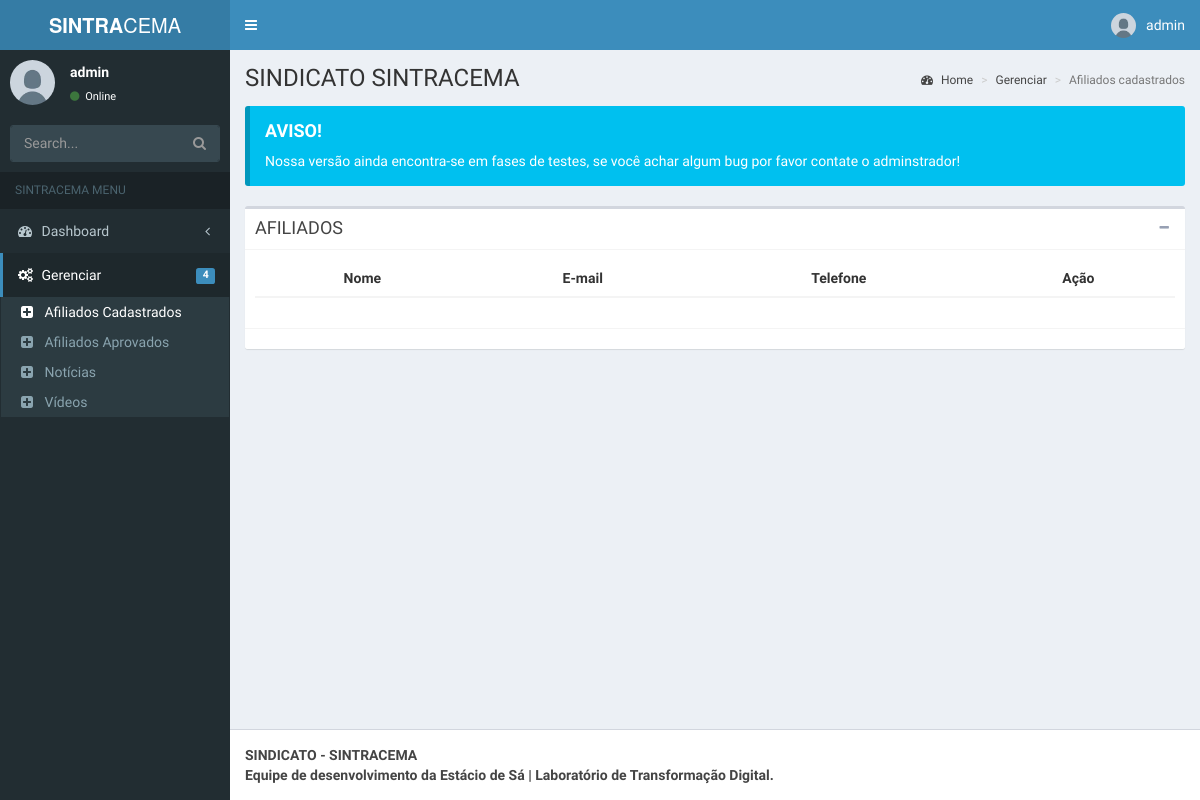
Before: /admin/pages/layout/afiliados.php (signed in) with the older database file.
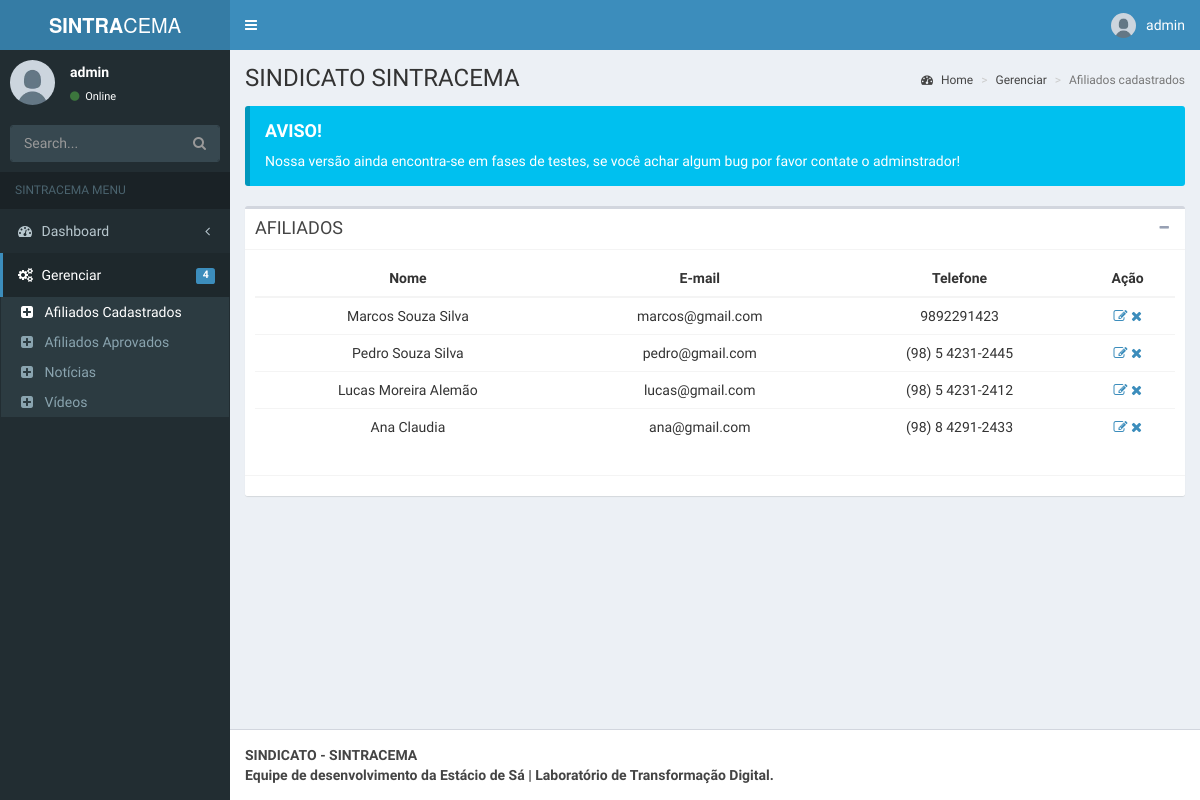
After: the same page with the newer database file.
### tables this page shows
CREATE TABLE `filiais` (
  `id` int(11) NOT NULL,
  `id_aprovacao` int(11) UNSIGNED NOT NULL,
  `nome` varchar(100) DEFAULT NULL,
  `email` varchar(150) NOT NULL,
  `id_endereco` int(11) UNSIGNED NOT NULL,
  `nacionalidade` varchar(20) DEFAULT NULL,
  `naturalidade` varchar(30) DEFAULT NULL,
  `escolaridade` varchar(20) DEFAULT NULL,
  `cursos` varchar(255) NOT NULL,
  `estado_civil` varchar(20) DEFAULT NULL,
  `nascimento` date NOT NULL,
  `fone` varchar(20) NOT NULL,
  `cpf` varchar(20) NOT NULL,
  `rg` varchar(20) NOT NULL,
  `nome_pai` varchar(100) DEFAULT NULL,
  `nome_mae` varchar(100) DEFAULT NULL,
  `nome_conjuge` varchar(100) DEFAULT NULL,
  `nome_filhos` varchar(100) DEFAULT NULL,
  `assinatura_socio` varchar(100) DEFAULT NULL,
  `numero_matricula` int(100) NOT NULL,
  `registrado` timestamp NOT NULL DEFAULT current_timestamp() ON UPDATE current_timestamp()
);

### admin/pages/layout/afiliados.php (the view, shortened to what the changed rows need)
<?php
    include('../../../db/conexao.php');
?>
<!DOCTYPE html>
<html>
  <head>
    <link rel="stylesheet" href="../../bootstrap/css/bootstrap.min.css">
    <link rel="stylesheet" href="https://maxcdn.bootstrapcdn.com/font-awesome/4.4.0/css/font-awesome.min.css">
    <link rel="stylesheet" href="https://code.ionicframework.com/ionicons/2.0.1/css/ionicons.min.css">
    <link rel="stylesheet" href="../../dist/css/AdminLTE.min.css">
    <link rel="stylesheet" href="../../dist/css/skins/_all-skins.min.css">
  <body class="hold-transition skin-blue fixed sidebar-mini">
    <div class="wrapper">
      <div class="content-wrapper">
        <section class="content-header">
          <h1>
            SINDICATO SINTRACEMA
          </h1>
        </section>
        <section class="content">
          <div class="box">
            <div class="box-body">
  <div>
    <table class="table table-hover text-center">
      <thead class="table-dark">
        <tr>
          <th scope="col">Nome</th>
          <th scope="col">E-mail</th>
          <th scope="col">Telefone</th>
          <th scope="col">Ação</th>
        </tr>
      </thead>
      <tbody>
        <?php
            $sql = "SELECT * FROM filiais WHERE id_aprovacao = 2";
            $result = mysqli_query($mysqli, $sql);
            while ($row = mysqli_fetch_assoc($result)) {
        ?>
            <tr>
                <td><?php echo $row["nome"] ?></td>
                <td><?php echo $row["email"] ?></td>
                <td><?php echo $row["fone"] ?></td>
                <td>
                <a href="edit.php?id=<?php echo $row["id"] ?>" class="link-dark"><i class="fa fa-edit"></i></a>
                <a href="delete.php?id=<?php echo $row["id"] ?>" class="link-dark"><i class="fa fa-remove"></i></a>
                </td>
            </tr>
        <?php
            }
        ?>
      </tbody>
    </table>
  </div>
            </div>
          </div>
        </section>
      </div>
    </div>
  </body>
</html>

Changed rows visible on the page:
now on this page (row edited): filiais: nome "Marcos Souza Silva", email "marcos@gmail.com", fone "9892291423"
added filiais: nome "Pedro Souza Silva", email "pedro@gmail.com", fone "(98) 5 4231-2445"
added filiais: nome "Lucas Moreira Alemão", email "lucas@gmail.com", fone "(98) 5 4231-2412"
added filiais: nome "Ana Claudia", email "ana@gmail.com", fone "(98) 8 4291-2433"
